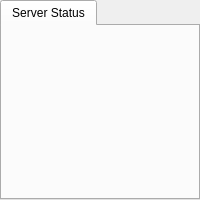
<?xml version="1.0" encoding="UTF-8"?>
<ui version="4.0">
 <class>ServerStatusPanelWidget</class>
 <widget class="QWidget" name="ServerStatusPanelWidget">
  <property name="geometry">
   <rect><x>0</x><y>0</y><width>200</width><height>200</height></rect>
  </property>
  <property name="minimumSize">
   <size><width>200</width><height>0</height></size>
  </property>
  <property name="sizePolicy">
   <sizepolicy hsizetype="Preferred" vsizetype="Preferred">
    <horstretch>0</horstretch><verstretch>0</verstretch>
   </sizepolicy>
  </property>
  <layout class="QVBoxLayout" name="verticalLayoutMain">
   <property name="spacing"><number>4</number></property>
   <property name="leftMargin"><number>0</number></property>
   <property name="topMargin"><number>0</number></property>
   <property name="rightMargin"><number>0</number></property>
   <property name="bottomMargin"><number>0</number></property>
   <item>
    <widget class="QTabWidget" name="tabWidgetServer">
     <property name="currentIndex"><number>0</number></property>
     <widget class="QWidget" name="tabServer">
      <attribute name="title"><string>Server Status</string></attribute>
      <layout class="QVBoxLayout" name="verticalLayoutServer">
       <property name="spacing"><number>0</number></property>
       <property name="leftMargin"><number>0</number></property>
       <property name="topMargin"><number>0</number></property>
       <property name="rightMargin"><number>0</number></property>
       <property name="bottomMargin"><number>0</number></property>
       <item>
        <widget class="QWidget" name="widgetServer" native="true">
         <property name="sizePolicy">
          <sizepolicy hsizetype="Preferred" vsizetype="Preferred">
           <horstretch>0</horstretch><verstretch>0</verstretch>
          </sizepolicy>
         </property>
        </widget>
       </item>
      </layout>
     </widget>
    </widget>
   </item>
  </layout>
 </widget>
 <resources/>
 <connections/>
</ui>
